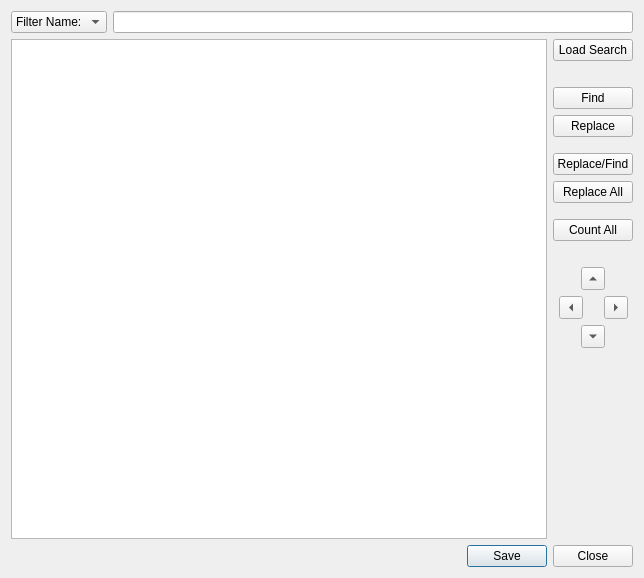
<?xml version="1.0" encoding="UTF-8"?>
<ui version="4.0">
 <class>SearchEditor</class>
 <widget class="QDialog" name="SearchEditor">
  <property name="geometry">
   <rect>
    <x>0</x>
    <y>0</y>
    <width>644</width>
    <height>578</height>
   </rect>
  </property>
  <property name="windowTitle">
   <string>Saved Searches</string>
  </property>
  <layout class="QVBoxLayout" name="verticalLayout_2">
   <item>
    <layout class="QHBoxLayout" name="horizontalLayout_5">
     <item>
      <widget class="QComboBox" name="Filter">
       <item>
        <property name="text">
         <string>Filter Name:</string>
        </property>
       </item>
       <item>
        <property name="text">
         <string>Filter All:</string>
        </property>
       </item>
      </widget>
     </item>
     <item>
      <widget class="QLineEdit" name="FilterText">
       <property name="toolTip">
        <string>List only the entries containing the text you enter.</string>
       </property>
      </widget>
     </item>
    </layout>
   </item>
   <item>
    <layout class="QHBoxLayout" name="horizontalLayout_2">
     <item>
      <widget class="SearchEditorTreeView" name="SearchEditorTree">
       <property name="sizePolicy">
        <sizepolicy hsizetype="Expanding" vsizetype="Expanding">
         <horstretch>1</horstretch>
         <verstretch>1</verstretch>
        </sizepolicy>
       </property>
       <property name="editTriggers">
        <set>QAbstractItemView::DoubleClicked|QAbstractItemView::EditKeyPressed</set>
       </property>
       <property name="uniformRowHeights">
        <bool>true</bool>
       </property>
      </widget>
     </item>
     <item>
      <layout class="QVBoxLayout" name="verticalLayout">
       <item>
        <widget class="QPushButton" name="LoadSearch">
         <property name="toolTip">
          <string>Load the selected entry into the Find &amp; Replace window.</string>
         </property>
         <property name="text">
          <string>Load Search</string>
         </property>
        </widget>
       </item>
       <item>
        <spacer name="verticalSpacer_5">
         <property name="orientation">
          <enum>Qt::Vertical</enum>
         </property>
         <property name="sizeType">
          <enum>QSizePolicy::Fixed</enum>
         </property>
         <property name="sizeHint" stdset="0">
          <size>
           <width>20</width>
           <height>20</height>
          </size>
         </property>
        </spacer>
       </item>
       <item>
        <widget class="QPushButton" name="Find">
         <property name="toolTip">
          <string>Run Find using the selected entry.
If a group is selected, find the first entry in the list, 
then if not found look for the second entry in the list, etc.</string>
         </property>
         <property name="text">
          <string>Find</string>
         </property>
        </widget>
       </item>
       <item>
        <widget class="QPushButton" name="ReplaceCurrent">
         <property name="toolTip">
          <string>Run Replace using the selected entry.
If a group is selected, loop through each entry
and stop at the first successful replace.</string>
         </property>
         <property name="text">
          <string>Replace</string>
         </property>
        </widget>
       </item>
       <item>
        <spacer name="verticalSpacer_2">
         <property name="orientation">
          <enum>Qt::Vertical</enum>
         </property>
         <property name="sizeType">
          <enum>QSizePolicy::Fixed</enum>
         </property>
         <property name="sizeHint" stdset="0">
          <size>
           <width>20</width>
           <height>10</height>
          </size>
         </property>
        </spacer>
       </item>
       <item>
        <widget class="QPushButton" name="Replace">
         <property name="toolTip">
          <string>Run Replace/Find using the selected entry.
If a group is selected, loop through each entry
and stop at the first successful replace/find.</string>
         </property>
         <property name="text">
          <string>Replace/Find</string>
         </property>
        </widget>
       </item>
       <item>
        <widget class="QPushButton" name="ReplaceAll">
         <property name="toolTip">
          <string>Run Replace All for the selected entries in the order selected.
Select a group to replace all entries in the group in order.</string>
         </property>
         <property name="text">
          <string>Replace All</string>
         </property>
        </widget>
       </item>
       <item>
        <spacer name="verticalSpacer_3">
         <property name="orientation">
          <enum>Qt::Vertical</enum>
         </property>
         <property name="sizeType">
          <enum>QSizePolicy::Fixed</enum>
         </property>
         <property name="sizeHint" stdset="0">
          <size>
           <width>20</width>
           <height>10</height>
          </size>
         </property>
        </spacer>
       </item>
       <item>
        <widget class="QPushButton" name="CountAll">
         <property name="toolTip">
          <string>Run Count All for the selected entries in the order selected,
including entries in selected groups.</string>
         </property>
         <property name="text">
          <string>Count All</string>
         </property>
        </widget>
       </item>
       <item>
        <spacer name="verticalSpacer_4">
         <property name="orientation">
          <enum>Qt::Vertical</enum>
         </property>
         <property name="sizeType">
          <enum>QSizePolicy::Fixed</enum>
         </property>
         <property name="sizeHint" stdset="0">
          <size>
           <width>20</width>
           <height>20</height>
          </size>
         </property>
        </spacer>
       </item>
       <item>
        <layout class="QHBoxLayout" name="horizontalLayout_6">
         <item>
          <widget class="QToolButton" name="MoveUp">
           <property name="toolTip">
            <string>Move an entry up one level in the same group.</string>
           </property>
           <property name="text">
            <string>...</string>
           </property>
           <property name="arrowType">
            <enum>Qt::UpArrow</enum>
           </property>
          </widget>
         </item>
        </layout>
       </item>
       <item>
        <layout class="QHBoxLayout" name="horizontalLayout">
         <item>
          <spacer name="horizontalSpacer_2">
           <property name="orientation">
            <enum>Qt::Horizontal</enum>
           </property>
           <property name="sizeHint" stdset="0">
            <size>
             <width>1</width>
             <height>1</height>
            </size>
           </property>
          </spacer>
         </item>
         <item>
          <widget class="QToolButton" name="MoveLeft">
           <property name="toolTip">
            <string>Move an entry to the level of its parent.</string>
           </property>
           <property name="text">
            <string>...</string>
           </property>
           <property name="arrowType">
            <enum>Qt::LeftArrow</enum>
           </property>
          </widget>
         </item>
         <item>
          <spacer name="horizontalSpacer">
           <property name="orientation">
            <enum>Qt::Horizontal</enum>
           </property>
           <property name="sizeType">
            <enum>QSizePolicy::Fixed</enum>
           </property>
           <property name="sizeHint" stdset="0">
            <size>
             <width>15</width>
             <height>20</height>
            </size>
           </property>
          </spacer>
         </item>
         <item>
          <widget class="QToolButton" name="MoveRight">
           <property name="toolTip">
            <string>You must select an item immediately under a group to move it into the group.</string>
           </property>
           <property name="text">
            <string>...</string>
           </property>
           <property name="arrowType">
            <enum>Qt::RightArrow</enum>
           </property>
          </widget>
         </item>
         <item>
          <spacer name="horizontalSpacer_3">
           <property name="orientation">
            <enum>Qt::Horizontal</enum>
           </property>
           <property name="sizeHint" stdset="0">
            <size>
             <width>1</width>
             <height>1</height>
            </size>
           </property>
          </spacer>
         </item>
        </layout>
       </item>
       <item>
        <layout class="QHBoxLayout" name="horizontalLayout_4">
         <item>
          <widget class="QToolButton" name="MoveDown">
           <property name="toolTip">
            <string>Move an entry down one level in the same group.</string>
           </property>
           <property name="text">
            <string>...</string>
           </property>
           <property name="arrowType">
            <enum>Qt::DownArrow</enum>
           </property>
          </widget>
         </item>
        </layout>
       </item>
       <item>
        <spacer name="verticalSpacer_6">
         <property name="orientation">
          <enum>Qt::Vertical</enum>
         </property>
         <property name="sizeType">
          <enum>QSizePolicy::Fixed</enum>
         </property>
         <property name="sizeHint" stdset="0">
          <size>
           <width>20</width>
           <height>20</height>
          </size>
         </property>
        </spacer>
       </item>
       <item>
        <layout class="QHBoxLayout" name="horizontalLayout_7"/>
       </item>
       <item>
        <spacer name="verticalSpacer">
         <property name="orientation">
          <enum>Qt::Vertical</enum>
         </property>
         <property name="sizeHint" stdset="0">
          <size>
           <width>20</width>
           <height>40</height>
          </size>
         </property>
        </spacer>
       </item>
      </layout>
     </item>
    </layout>
   </item>
   <item>
    <layout class="QHBoxLayout" name="horizontalLayout_3">
     <item>
      <widget class="QLabel" name="Message">
       <property name="font">
        <font>
         <weight>75</weight>
         <bold>true</bold>
        </font>
       </property>
       <property name="text">
        <string/>
       </property>
      </widget>
     </item>
     <item>
      <widget class="QDialogButtonBox" name="buttonBox">
       <property name="toolTip">
        <string>Click Apply to load Find &amp; Replace with the selected search.  Click OK to load your search, save your data, and close.</string>
       </property>
       <property name="standardButtons">
        <set>QDialogButtonBox::Close|QDialogButtonBox::Save</set>
       </property>
      </widget>
     </item>
    </layout>
   </item>
  </layout>
 </widget>
 <customwidgets>
  <customwidget>
   <class>SearchEditorTreeView</class>
   <extends>QTreeView</extends>
   <header>MiscEditors/SearchEditorTreeView.h</header>
  </customwidget>
 </customwidgets>
 <resources/>
 <connections/>
</ui>
